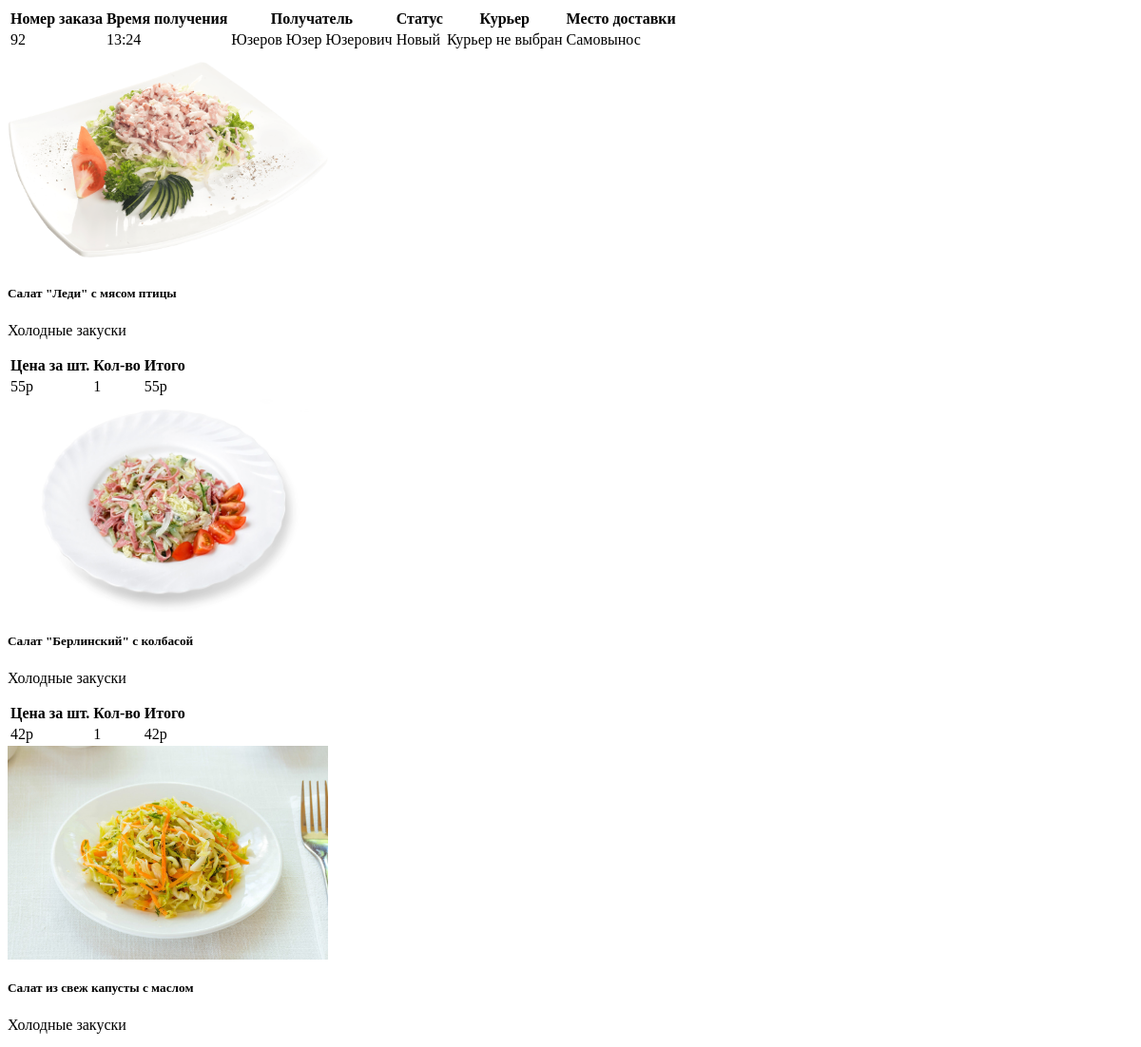
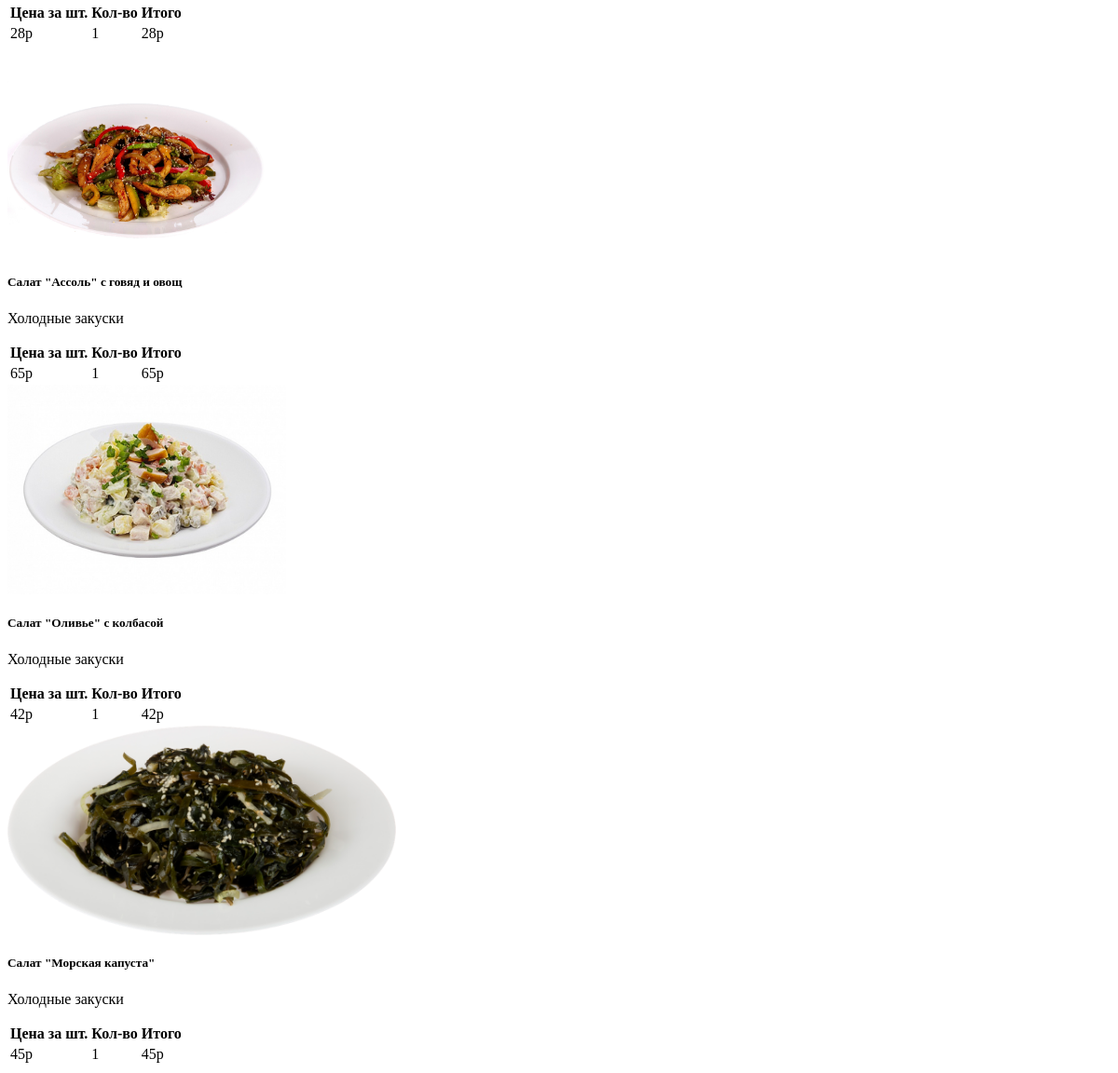
/deliver/deliver_orders/92 (signed in), run on an earlier commit of the app's database (2 pictures, top to bottom).
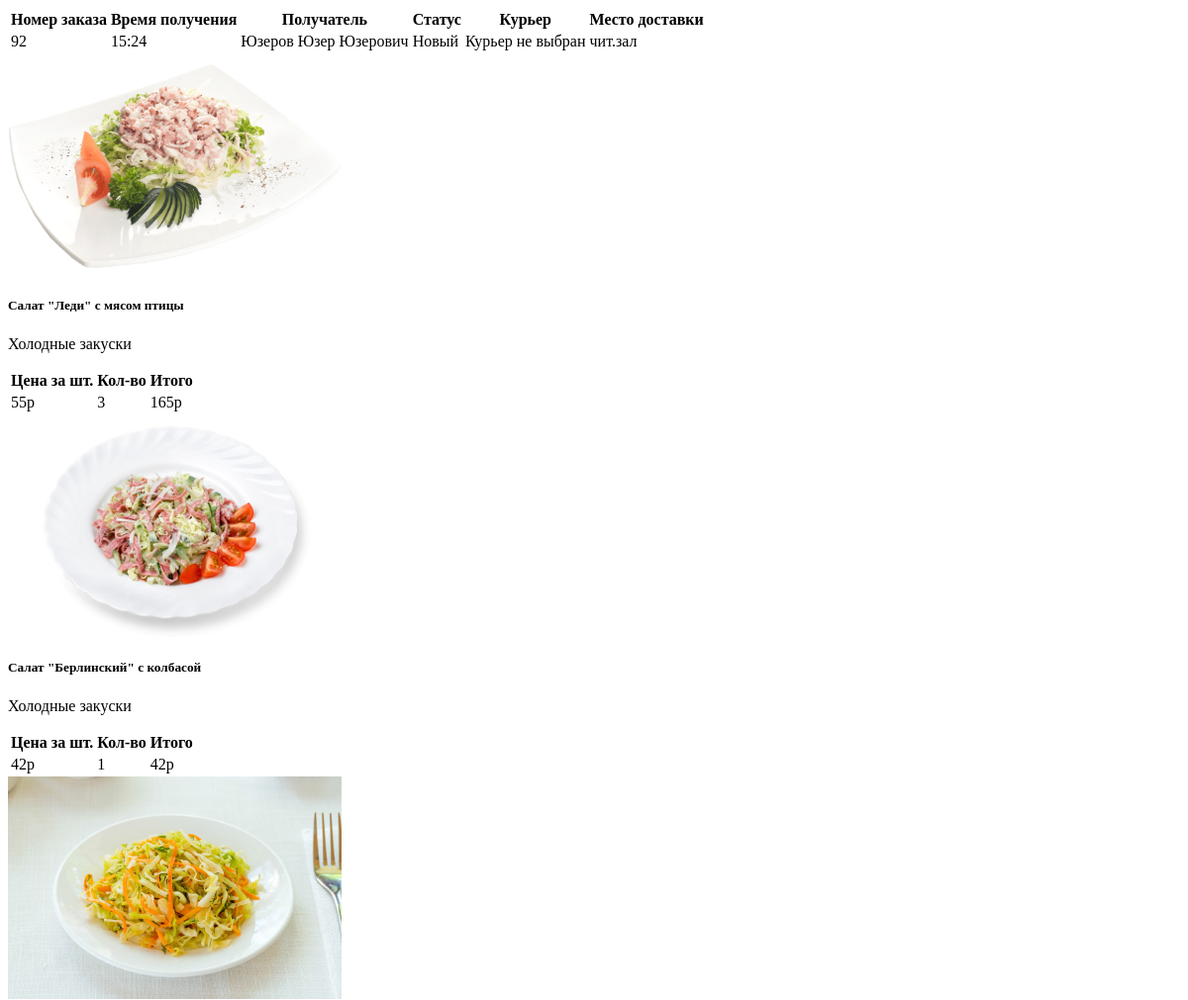
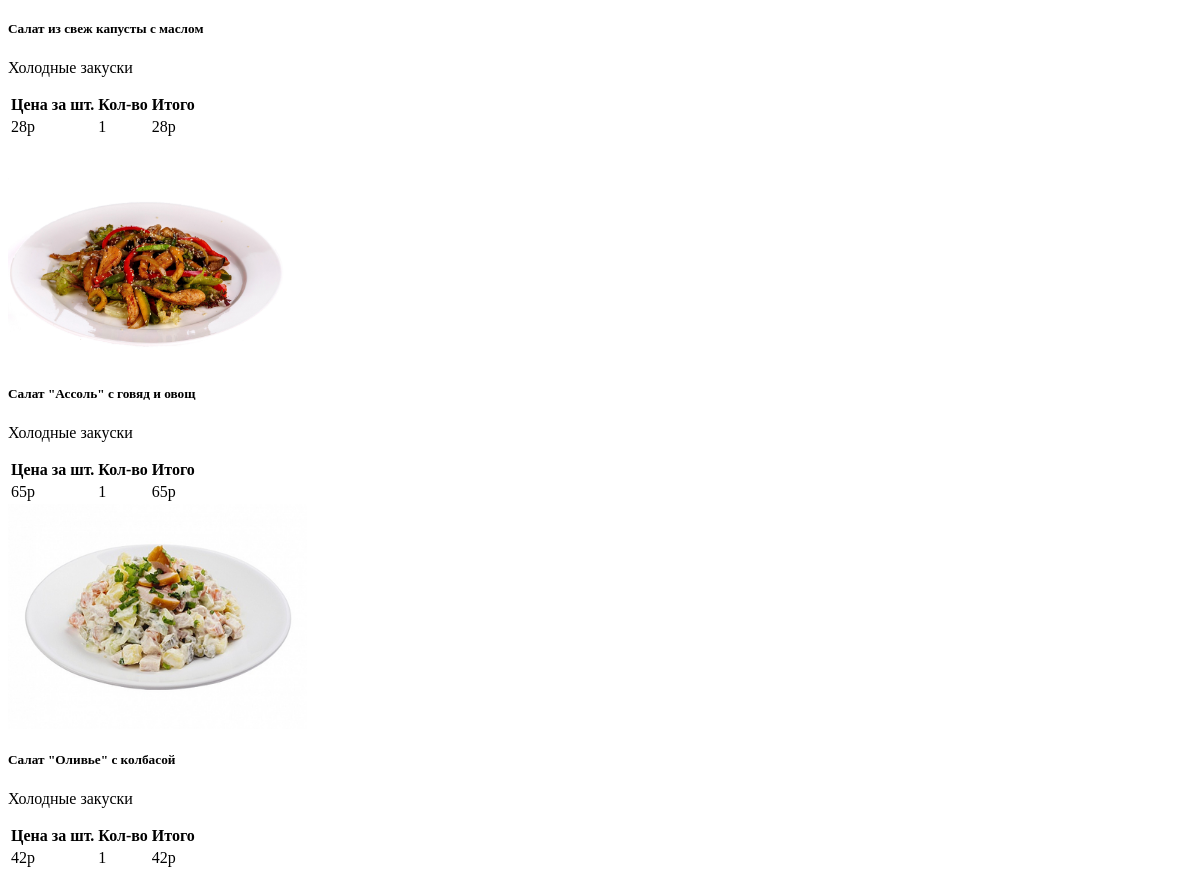
And on a later commit of the database (2 pictures, top to bottom).
### apt_delivery_app/models/m_order.py (models this page shows, shortened)
class Order(models.Model):
    user = models.ForeignKey(
        'User',
        on_delete=models.CASCADE,
        verbose_name='Пользователь',
    )
    date_create = models.DateTimeField(
        verbose_name='Дата заказа',
        auto_now_add=True
    )
    order_date = models.TimeField(
        default=get_default_created_at,
        verbose_name='Время получения заказа'
    )
    status = models.ForeignKey(
        'Status',
        on_delete=models.CASCADE,
        verbose_name='Статус',
        default=1
    )
    result = models.CharField(
        max_length=50,
        verbose_name='Причина отказа',
        blank=True, null=True
    )
    user_comment = models.TextField(
        blank=True,
        null=True,
        verbose_name='Комментарий пользователя к заказу',
        help_text='Не обязательное поле'
    )
    cab = models.ForeignKey(
        'Cabinet',
        on_delete=models.CASCADE,
        verbose_name='Кабинет',
        default=1
    )
    deliver = models.ForeignKey(
        'User',
        on_delete=models.SET_NULL,
        related_name='courier_orders',
        blank=True,
        null=True,
        limit_choices_to={'groups__name': 'deliver'},
        verbose_name="Курьер"
    )
    @property
    def total_amount(self):
        total = 0
        for item in self.ordermeal_set.all():  # ordermeal_set - обратный related_name
            total += item.meal.price * item.amount
        return total
    total_amount.fget.short_description = 'Сумма заказа'
    @property
    def amount(self):
        return self.ordermeal_set.filter(order=self.pk).aggregate(Sum('amount'))['amount__sum']
    amount.fget.short_description = 'Количество'
    @property
    def meals(self):
        return self.ordermeal_set.filter(order=self.pk)
    class Meta:
        verbose_name = 'Заказ'
        verbose_name_plural = 'Заказы'
    is_paid = models.BooleanField(
        default=False,
        verbose_name='Оплачен'
    )
    qr_code = models.CharField(
        max_length=100,
        unique=True,
        blank=True,
        null=True,
        verbose_name='QR код для подтверждения'
    )

### apt_delivery_app/models/m_cabinet.py (models this page shows)
class Cabinet(models.Model):
    num = models.CharField(
        max_length=10,
        verbose_name="Номер"
    )
    name = models.CharField(
        max_length=100,
        verbose_name="Название"
    )
    def __str__(self):
        return self.num
    class Meta:
        verbose_name = 'Кабинет'
        verbose_name_plural = 'Кабинеты'

### apt_delivery_app/models/m_ordermeal.py (models this page shows, shortened)
class OrderMeal(models.Model):
    order = models.ForeignKey('Order', on_delete=models.CASCADE, verbose_name="Заказ")
    meal = models.ForeignKey('Meal', on_delete=models.CASCADE, verbose_name="Блюдо")
    amount = models.IntegerField(verbose_name='Количество товаров')
    class Meta:
        verbose_name = 'Заказ блюд'
        verbose_name_plural = 'Заказы блюд'
    @property
    def total_price(self):
        return self.meal.price * self.amount

### apt_delivery_app/models/m_meal.py (models this page shows, shortened)
class Meal(models.Model):
    name = models.CharField(
        max_length=150,
        verbose_name="Название"
    )
    price = models.IntegerField(
        verbose_name="Цена (руб.)"
    )
    out = models.CharField(
        max_length=10,
        verbose_name="Выход"
    )
    image = models.ImageField(
        upload_to='images',
        verbose_name="Изображение",
        default='meal.png'
    )
    category = models.ForeignKey(
        'Category',
        on_delete=models.CASCADE,
        verbose_name="Категория",
    )
    quantity = models.IntegerField(
        default=3,
        verbose_name="Количество"
    )
    class Meta:
        verbose_name = 'Блюдо'
        verbose_name_plural = 'Блюда'

### apt_delivery_app/models/m_category.py (models this page shows, shortened)
class Category(models.Model):
    name = models.CharField(
        max_length=20,
        verbose_name="Название"
    )
    class Meta:
        verbose_name = 'Категория'
        verbose_name_plural = 'Категории'

### apt_delivery_app/models/m_user.py (models this page shows, shortened)
class User(AbstractUser):
    username = (
        models.CharField(
            'Логин',
            max_length=150,
            unique=True,
            help_text="Обязательное поле. Только латиница, цифры и тире.",
            validators=[LoginValidator()],
            error_messages={"unique": _("Пользователь с таким именем уже существует"), })
    )
    first_name = models.CharField(
        _("first name"),
        max_length=150,
        validators=[NameValidator()]
    )
    last_name = models.CharField(
        _("last name"),
        max_length=150,
        validators=[NameValidator()]
    )
    patronymic = models.CharField(
        'Отчество',
        max_length=150,
        blank=True,
        validators=[NameValidator()]
    )
    def is_deliver(self):
        return self.groups.filter(name='deliver').exists()
    def __str__(self):
        return "%s %s %s" % (self.last_name, self.first_name, self.patronymic,)

### apt_delivery_app/models/m_status.py (models this page shows)
class Status(models.Model):
    name = models.CharField(max_length=30)
    code = models.CharField(max_length=30, null=True)
    class Meta:
        verbose_name = 'Статус'
        verbose_name_plural = 'Статусы'
    def __str__(self):
        return self.name

### apt_delivery_app/views/v_order.py (the view)
# urls.py: path('deliver/deliver_orders/<int:pk>', views.deliver_order_modal, name='deliver_order_modal'),
@login_required
def deliver_order_modal(request, pk=0):
    context = {'order': Order.objects.get(pk=pk)}
    context['cabs'] = sorted(Cabinet.objects.all(), key=sort_cabs)
    return render(request, 'deliver/elements/order_modal.html', context)

### apt_delivery_app/views/v_cart.py (called while the page is built)
def sort_cabs(cabinet):
    if re.match(r'^\d', cabinet.num):
        return (1, cabinet.num)  # Сначала сортировка по 1 (цифровые), затем по номеру
    else:
        return (0, cabinet.num)  # Сначала сортировка по 0 (нецифровые), затем по номеру

### apt_delivery_app/templates/deliver/elements/order_modal.html (shortened to what this page needs)
{% include 'deliver/elements/deliver_order_header.html' %}
{% for meal in order.meals %}
{% include 'order/elements/order_item_meals.html'%}
{% endfor %}

### apt_delivery_app/templates/deliver/elements/deliver_order_header.html (shortened to what this page needs)
<table class="order_table table fs-6">
    <thead>
    <tr class="">
        <th scope="col">Номер заказа</th>
        <th scope="col">Время получения</th>
        <th scope="col">Получатель</th>
        <th scope="col">Статус</th>
        {% if not user.is_deliver %}
        <th scope="col">Курьер</th>
        {% endif %}
        <th scope="col">Место доставки</th>
    </tr>
    </thead>
    <tbody>
    <tr class="">
        <td data-label="Номер заказа">{{ order.id}}</td>
        <td data-label="Время получения">{{order.order_date}}</td>
        <td data-label="Получатель">{{order.user}}</td>
        <td data-label="Статус" data-id="{{order.id}}"
            class="{% if order.status.id  == 1%} table-primary {% elif order.status.id == 2 or order.status.id == 7 or order.status.id == 5 %} table-success {% elif order.status.id == 3%} table-danger {% else %}table-secondary{%endif%}"
        >{{order.status}}
        </td>
        {% if not user.is_deliver %}
        {% if order.deliver %}
        <td data-label="Курьер">{{order.deliver}}</td>
        {% else %}
        <td data-label="Курьер">Курьер не выбран</td>
        {% endif %}
        {% endif %}
        <td data-label="Место доставки">{{order.cab}}</td>
    </tr>
    </tbody>
</table>

### apt_delivery_app/templates/order/elements/order_item_meals.html
<div class="card shadow-sm h-100  d-flex mb-3">
    <div class="row">
        <div class="col-md-4"><img src="{{meal.meal.image.url}}" class="card-img-top object-fit-contain " height="225"
                                   alt="катринка с блюдом">
        </div>
        <div class="col-md-8 d-flex">
            <div class="card-body d-flex flex-column justify-content-between h-100">
                <div>
                    <h5 class="card-title name_meal">{{meal.meal.name}}</h5>
                    <p class="card-text name_cat">{{meal.meal.category.name}}</p>
                    <table class="table fs-6">
                    <thead>
                    <tr>
                        <th scope="col">Цена за шт.</th>
                        <th scope="col">Кол-во</th>
                        <th scope="col">Итого</th>
                    </tr>
                    </thead>
                    <tbody>
                    <tr>
                        <td>{{meal.meal.price}}р</td>
                        <td>{{meal.amount}}</td>
                        <td>{{meal.total_price}}р</td>
                    </tr>
                    </tbody>
                </table>
                </div>
            </div>
        </div>
    </div>
</div>

What changed in the data, as far as the page shows it:
removed OrderMeal: meal.image (picture), meal.name "Салат \"Морская капуста\"", meal.category.name "Холодные закуски", meal.price "45", amount "1", total_price "45"
changed Order "Юзеров Юзер Юзерович": order_date "13:24" → "15:24"; cab "Самовынос" → "чит.зал"
changed OrderMeal "Салат \"Леди\" с мясом птицы": amount "1" → "3"; total_price "55" → "165"
